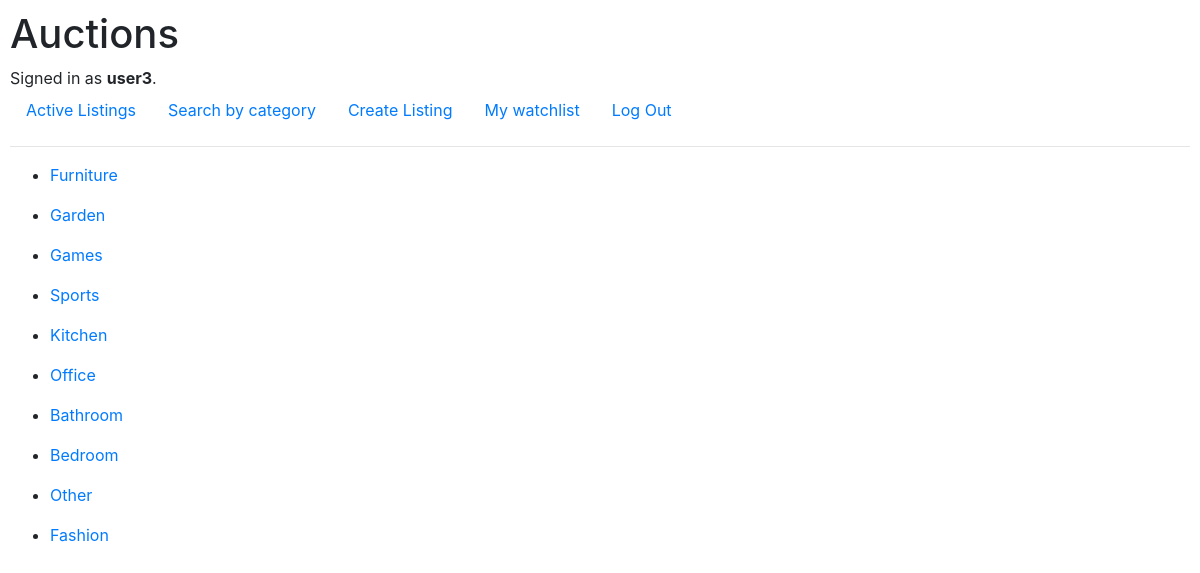
Screenshot of /category (signed in) with the database file from the repository.
### auctions/models.py (models this page shows)
class User(AbstractUser):
    pass

class Categories(models.Model):
    name = models.CharField(max_length=100)
    def __str__(self):
        return self.name

### auctions/views.py (the view)
# urls.py: path("category", views.categories, name="categories"),
def categories(request):
    categories = Categories.objects.all()
    return render(request, "auctions/listing-by-category.html", {
        "categories": categories
    })

### auctions/templates/auctions/listing-by-category.html
{% extends "auctions/layout.html" %}
{% block body %}
    {% for category in categories %}
    <ul>
        <li><a href="{% url 'filterby' category.name %}">{{ category }}</a></li>
    </ul>
    {% endfor %}
{% endblock %}

### auctions/templates/auctions/layout.html (shortened to what this page needs)
{% load static %}
<!DOCTYPE html>
<html lang="en">
    <head>
        <link rel="stylesheet" href="https://stackpath.bootstrapcdn.com/bootstrap/4.4.1/css/bootstrap.min.css">
        <link href="{% static 'auctions/styles.css' %}" rel="stylesheet">
    </head>
    <body>
        <h1>Auctions</h1>
        <div>
            {% if user.is_authenticated %}
                Signed in as <strong>{{ user.username }}</strong>.
            {% else %}
                Not signed in.
            {% endif %}
        </div>
        <ul class="nav">
            <li class="nav-item">
                <a class="nav-link" href="{% url 'index' %}">Active Listings</a>
            </li>
            <li class="nav-item">
                <a class="nav-link" href="{% url 'categories' %}">Search by category</a>
            </li>
            {% if user.is_authenticated %}
                <li class="nav-item">
                    <a class="nav-link" href="{% url 'new' %}">Create Listing</a>
                </li>
                <li class="nav-item">
                    <a class="nav-link" href="{% url 'watchlist' %}">My watchlist</a>
                </li>
                <li class="nav-item">
                    <a class="nav-link" href="{% url 'logout' %}">Log Out</a>
                </li>
            {% endif %}
        </ul>
        <hr>
        {% block body %}
        {% endblock %}
    </body>
</html>

### auctions/static/auctions/styles.css (style rules this page uses)
*, *::after, *::before { box-sizing: inherit; }
body { padding: 10px; }

### rows the page displays
User: username "user3"
Categories: name "Furniture"
Categories: name "Garden"
Categories: name "Games"
Categories: name "Sports"
Categories: name "Kitchen"
Categories: name "Office"
Categories: name "Bathroom"
Categories: name "Bedroom"
Categories: name "Other"
Categories: name "Fashion"
